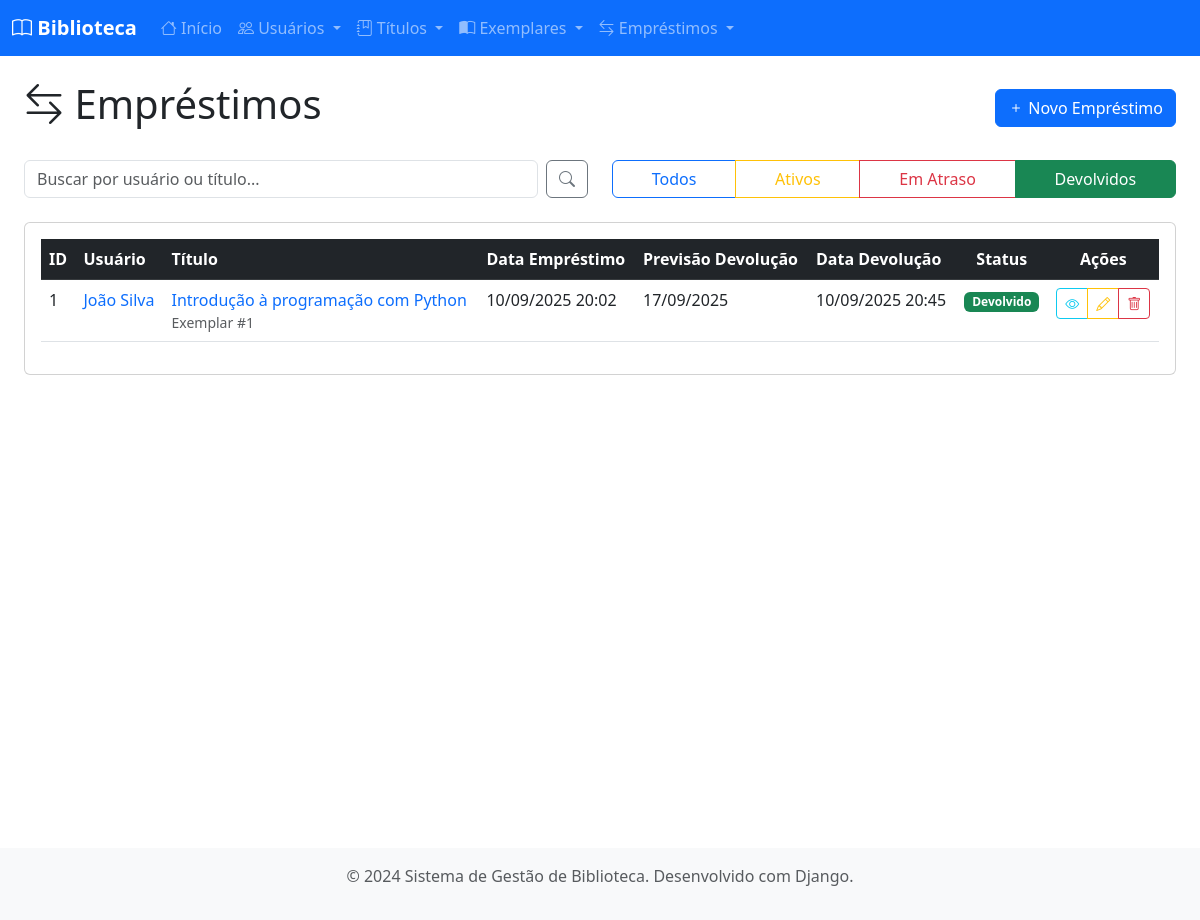
Page /emprestimos/?status=devolvido on the committed database.
### biblioteca/models.py (models this page shows, shortened)
class Emprestimo(models.Model):
    id_emprestimo = models.AutoField(primary_key=True)
    id_usuario = models.ForeignKey(Usuario, on_delete=models.CASCADE, related_name='emprestimos')
    id_exemplar = models.ForeignKey(Exemplar, on_delete=models.CASCADE, related_name='emprestimos')
    data_emprestimo = models.DateTimeField(default=timezone.now)
    previsao_devolucao = models.DateField()
    data_devolucao = models.DateTimeField(blank=True, null=True)
    class Meta:
        verbose_name = "Empréstimo"
        verbose_name_plural = "Empréstimos"

class Usuario(models.Model):
    id_usuario = models.AutoField(primary_key=True)
    nome = models.CharField(max_length=200)
    telefone = models.CharField(max_length=20)
    email = models.EmailField(unique=True)
    senha = models.CharField(max_length=128)
    class Meta:
        verbose_name = "Usuário"
        verbose_name_plural = "Usuários"

class Exemplar(models.Model):
    id_exemplar = models.AutoField(primary_key=True)
    id_titulo = models.ForeignKey(Titulo, on_delete=models.CASCADE, related_name='exemplares')
    data_aquisicao = models.DateField()
    qrcode_data = models.TextField(blank=True)
    disponivel = models.BooleanField(default=True)
    class Meta:
        verbose_name = "Exemplar"
        verbose_name_plural = "Exemplares"

class Titulo(models.Model):
    id_titulo = models.AutoField(primary_key=True)
    nome = models.CharField(max_length=300)
    autor = models.CharField(max_length=200)
    co_autor = models.CharField(max_length=200, blank=True, null=True)
    data_cadastro = models.DateTimeField(default=timezone.now)
    class Meta:
        verbose_name = "Título"
        verbose_name_plural = "Títulos"

### biblioteca/views.py (the view)
# urls.py: path('emprestimos/', views.emprestimo_list, name='emprestimo_list'),
def emprestimo_list(request):
    search = request.GET.get('search', '')
    status = request.GET.get('status', '')
    emprestimos = Emprestimo.objects.select_related('id_usuario', 'id_exemplar__id_titulo').all()
    if search:
        emprestimos = emprestimos.filter(
            Q(id_usuario__nome__icontains=search) |
            Q(id_exemplar__id_titulo__nome__icontains=search)
        )
    if status == 'ativo':
        emprestimos = emprestimos.filter(data_devolucao__isnull=True)
    elif status == 'devolvido':
        emprestimos = emprestimos.filter(data_devolucao__isnull=False)
    elif status == 'atrasado':
        emprestimos = emprestimos.filter(
            data_devolucao__isnull=True,
            previsao_devolucao__lt=timezone.now().date()
        )
    emprestimos = emprestimos.order_by('-data_emprestimo')
    return render(request, 'biblioteca/emprestimo_list.html', {
        'emprestimos': emprestimos,
        'search': search,
        'status': status
    })

### biblioteca/templates/biblioteca/emprestimo_list.html (shortened to what this page needs)
{% extends 'biblioteca/base.html' %}
{% block content %}
<div class="container-fluid">
    <div class="row">
        <div class="col-12">
            <div class="d-flex justify-content-between align-items-center mb-4">
                <h1>
                    <i class="bi bi-arrow-left-right"></i> Empréstimos
                </h1>
                <a href="{% url 'emprestimo_create' %}" class="btn btn-primary">
                    <i class="bi bi-plus"></i> Novo Empréstimo
                </a>
            </div>
        </div>
    </div>
    <div class="row mb-4">
        <div class="col-md-6">
            <form method="get" class="d-flex">
                <input type="text" name="search" class="form-control me-2"
                       placeholder="Buscar por usuário ou título..."
                       value="{{ search }}">
                <button type="submit" class="btn btn-outline-secondary">
                    <i class="bi bi-search"></i>
                </button>
            </form>
        </div>
        <div class="col-md-6">
            <div class="btn-group w-100" role="group">
                <a href="{% url 'emprestimo_list' %}"
                   class="btn {% if not status %}btn-primary{% else %}btn-outline-primary{% endif %}">
                    Todos
                </a>
                <a href="{% url 'emprestimo_list' %}?status=ativo"
                   class="btn {% if status == 'ativo' %}btn-warning{% else %}btn-outline-warning{% endif %}">
                    Ativos
                </a>
                <a href="{% url 'emprestimo_list' %}?status=atrasado"
                   class="btn {% if status == 'atrasado' %}btn-danger{% else %}btn-outline-danger{% endif %}">
                    Em Atraso
                </a>
                <a href="{% url 'emprestimo_list' %}?status=devolvido"
                   class="btn {% if status == 'devolvido' %}btn-success{% else %}btn-outline-success{% endif %}">
                    Devolvidos
                </a>
            </div>
        </div>
    </div>
    <div class="row">
        <div class="col-12">
            {% if emprestimos %}
                <div class="card">
                    <div class="card-body">
                        <div class="table-responsive">
                            <table class="table table-hover">
                                <thead class="table-dark">
                                    <tr>
                                        <th>ID</th>
                                        <th>Usuário</th>
                                        <th>Título</th>
                                        <th>Data Empréstimo</th>
                                        <th>Previsão Devolução</th>
                                        <th>Data Devolução</th>
                                        <th class="text-center">Status</th>
                                        <th class="text-center">Ações</th>
                                    </tr>
                                </thead>
                                <tbody>
                                    {% for emprestimo in emprestimos %}
                                    <tr>
                                        <td>{{ emprestimo.id_emprestimo }}</td>
                                        <td>
                                            <a href="{% url 'usuario_detail' emprestimo.id_usuario.id_usuario %}"
                                               class="text-decoration-none">
                                                {{ emprestimo.id_usuario.nome }}
                                            </a>
                                        </td>
                                        <td>
                                            <a href="{% url 'titulo_detail' emprestimo.id_exemplar.id_titulo.id_titulo %}"
                                               class="text-decoration-none">
                                                {{ emprestimo.id_exemplar.id_titulo.nome }}
                                            </a>
                                            <small class="text-muted d-block">
                                                Exemplar #{{ emprestimo.id_exemplar.id_exemplar }}
                                            </small>
                                        </td>
                                        <td>{{ emprestimo.data_emprestimo|date:"d/m/Y H:i" }}</td>
                                        <td>{{ emprestimo.previsao_devolucao|date:"d/m/Y" }}</td>
                                        <td>
                                            {% if emprestimo.data_devolucao %}
                                                {{ emprestimo.data_devolucao|date:"d/m/Y H:i" }}
                                            {% else %}
                                                <span class="text-muted">-</span>
                                            {% endif %}
                                        </td>
                                        <td class="text-center">
                                            {% if emprestimo.data_devolucao %}
                                                <span class="badge bg-success">Devolvido</span>
                                            {% elif emprestimo.em_atraso %}
                                                <span class="badge bg-danger">Em Atraso</span>
                                            {% else %}
                                                <span class="badge bg-warning">Em Empréstimo</span>
                                            {% endif %}
                                        </td>
                                        <td class="text-center table-actions">
                                            <div class="btn-group" role="group">
                                                <a href="{% url 'emprestimo_detail' emprestimo.id_emprestimo %}"
                                                   class="btn btn-sm btn-outline-info" title="Ver detalhes">
                                                    <i class="bi bi-eye"></i>
                                                </a>
                                                <a href="{% url 'emprestimo_edit' emprestimo.id_emprestimo %}"
                                                   class="btn btn-sm btn-outline-warning" title="Editar">
                                                    <i class="bi bi-pencil"></i>
                                                </a>
                                                <a href="{% url 'emprestimo_delete' emprestimo.id_emprestimo %}"
                                                   class="btn btn-sm btn-outline-danger" title="Excluir">
                                                    <i class="bi bi-trash"></i>
                                                </a>
                                            </div>
                                        </td>
                                    </tr>
                                    {% endfor %}
                                </tbody>
                            </table>
                        </div>
                    </div>
                </div>
            {% endif %}
        </div>
    </div>
</div>
{% endblock %}

### biblioteca/templates/biblioteca/base.html (style rules this page uses)
.table-actions { white-space: nowrap; }

### rows in the picture
Emprestimo: id_emprestimo "1", id_usuario.nome "João Silva", id_exemplar.id_titulo.nome "Introdução à programação com Python", id_exemplar.id_exemplar "1", data_emprestimo "10/09/2025 20:02", previsao_devolucao "17/09/2025", data_devolucao "10/09/2025 20:45", shows "Devolvido"
